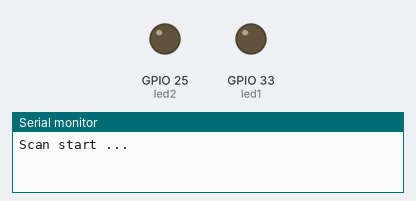
Simulated run of this sketch. Board: ESP32. Shown: output pins drawn as LEDs (lit = HIGH), the last lines printed to the serial monitor. A WiFi scan finds three made-up networks.

Above: at 1.1 s.
At 3.3 s:
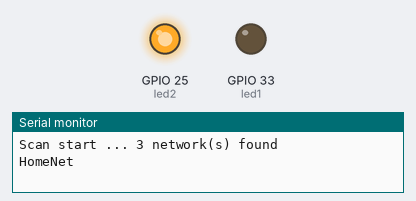
At 22.3 s:
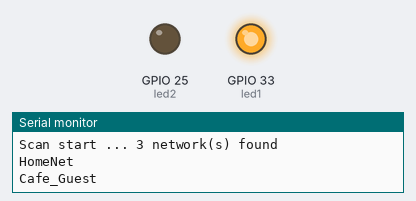
Timing chart, 0 to 23.5 s (numbered marks = the images above):
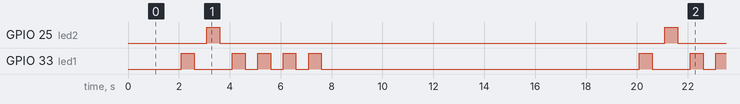

Measured:
- by itself, GPIO 25 (led2): alternates HIGH for 0.50 s and LOW for 17.5 s
- by itself, GPIO 33 (led1): repeats every 18.0 s: LOW 1.5 s, 3 × (HIGH 0.50 s, LOW 0.50 s), HIGH 0.50 s, LOW 12.5 s, HIGH 0.50 s
- by itself, everything shown: repeats every 18.0 s, in 12 steps

The sketch:

wifiscan.ino
```cpp
#include <FirebaseESP32.h>
#define led1 33
#define led2 25
int x;

void setup() {
  Serial.begin(115200);
  pinMode(led1, OUTPUT);
  pinMode(led2, OUTPUT);
  Serial.println();

  WiFi.mode(WIFI_STA);
  WiFi.disconnect();
  delay(100);
}

void loop() {
  Serial.print("Scan start ... ");
  int n = WiFi.scanNetworks();
  Serial.print(n);
  Serial.println(" network(s) found");
  // for (int i = 0; i < n; i++) {
  //   // x = (i % 2);
  //   if ((i % 2) == 0) {
  //     digitalWrite(led1, 1);
  //     delay(500);
  //     digitalWrite(led1, 0);
  //     delay(500);
  //   } else if ((i % 2) == 1) {
  //     digitalWrite(led2, 1);
  //     delay(500);
  //     digitalWrite(led2, 0);
  //     delay(500);
  //   }
  // }
  for (int i = 0; i < n; i++) {
    if ((i % 2) == 0) {
      digitalWrite(led1, 1);
      delay(500);
      digitalWrite(led1, 0);
      delay(500);
      Serial.println(WiFi.SSID(i));
    } else if ((i % 2) == 1) {
      digitalWrite(led2, 1);
      delay(500);
      digitalWrite(led2, 0);
      delay(500);
      Serial.println(WiFi.SSID(i));
    }
  }
  Serial.println();
  for (int i = 0; i < n; i++) {
    digitalWrite(led1, 1);
    delay(500);
    digitalWrite(led1, 0);
    delay(500);
  }
  delay(10000);
}
```
